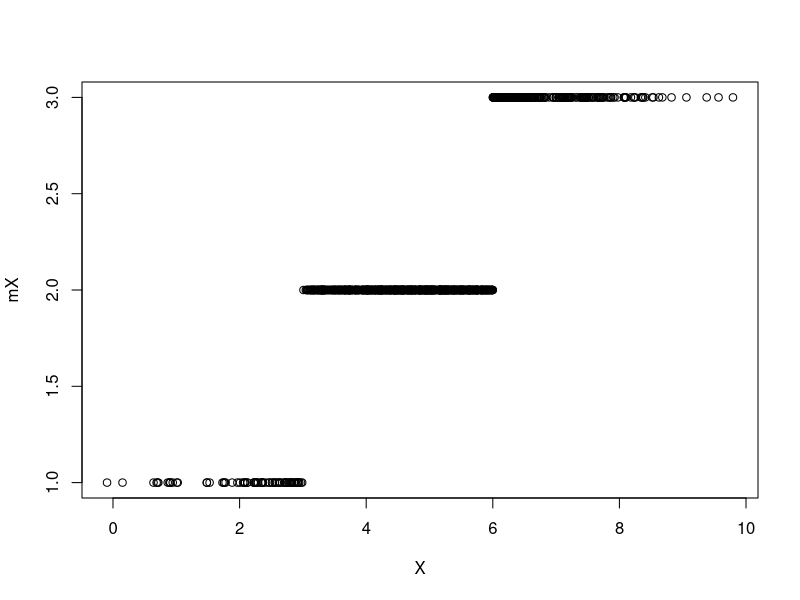
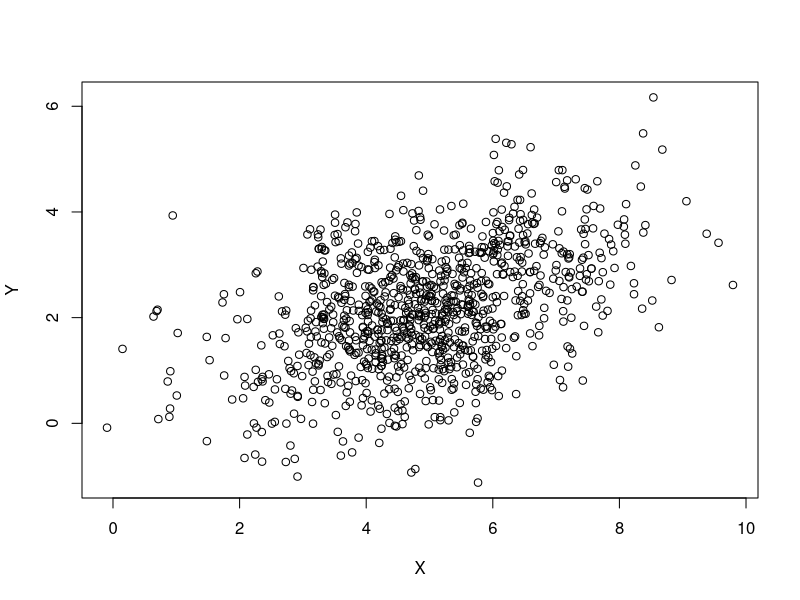
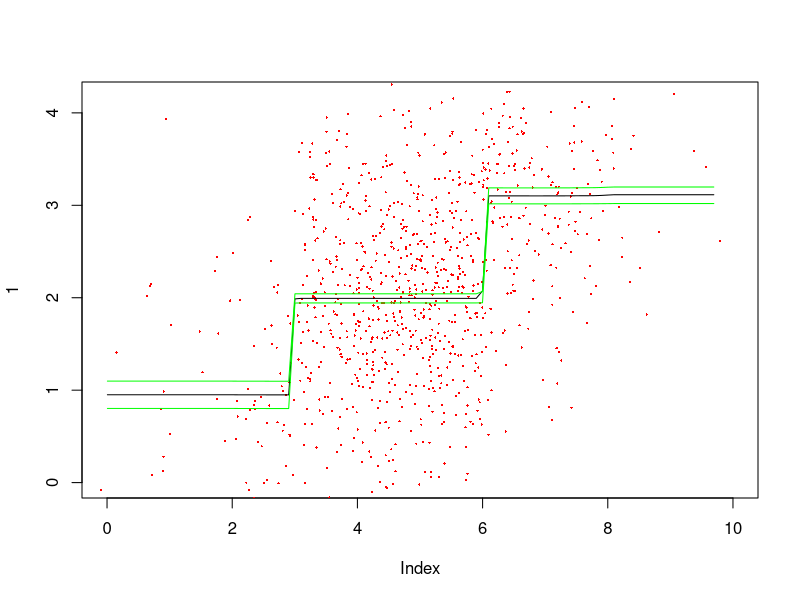
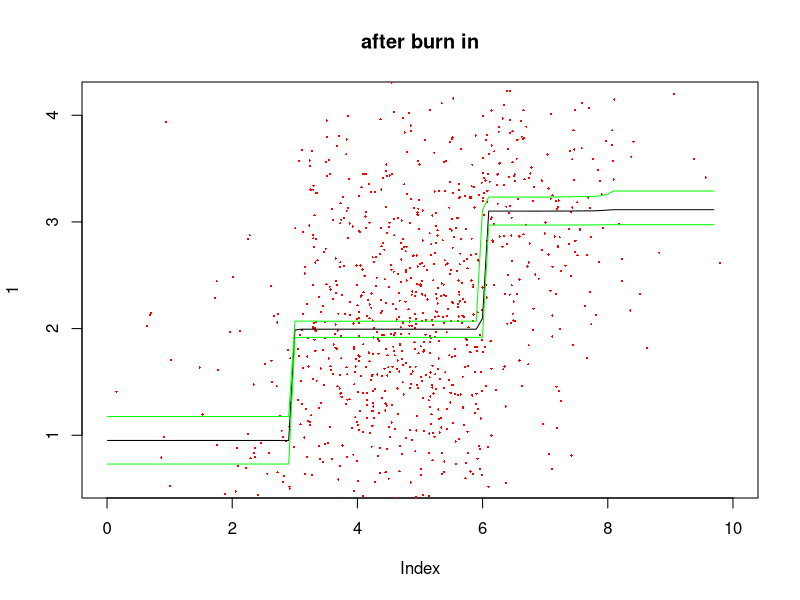

R code for these plots, in order:
# Author: Georgia Papadogeorgou
# Date: 9.27.2016
# Description: Doing RJ MCMC where I'm using the BIC approximation to the marginal
# likelihood of the data to update the cutoffs, and then I'm sampling the heights.

set.seed(1234)
N <- 1000
sigma <- 1
minX <- 0
maxX <- 10
X <- rnorm(N, mean = 5, sd = 1.5)
minX <- min(X)
maxX <- max(X)
true_means <- c(1, 2, 3)
true_cut <- c(3, 6)
mX <- true_means[1] * (X >= minX & X < true_cut[1]) +
  true_means[2] * (X >= true_cut[1] & X < true_cut[2]) +
  true_means[3] * (X >= true_cut[2])
Y <- rnorm(N, mean = mX, sd = sigma)
plot(X, mX)
plot(X, Y)

max_cutoffs <- 10
lambda <- 2  # Poisson parameter for number of breaks.

# Calculating the c parameter of bk, dk.
bk <- rep(0, max_cutoffs + 1)
names(bk) <- paste0('s=', c(0:max_cutoffs))
dk <- bk
etak <- bk
pik <- bk

for (ii in 0:(max_cutoffs - 1)) {  # Number of current cutoffs.
  bk[ii + 1] <- dpois(ii + 1, lambda = lambda) / dpois(ii, lambda = lambda)
  dk[ii + 2] <- dpois(ii, lambda = lambda) / dpois(ii + 1, lambda = lambda)
}
dk[length(dk)] <- dpois(max_cutoffs - 1, lambda = lambda) /
  dpois(max_cutoffs, lambda = lambda)
bk <- sapply(bk, function(x) min(x, 1))
dk <- sapply(dk, function(x) min(x, 1))

c <- 0.9 / max(bk + dk)
bk <- c * bk
dk <- c * dk
for (ii in 2:(max_cutoffs + 1)) {
  etak[ii] <- (1 - bk[ii] - dk[ii]) / 2
  pik[ii] <- etak[ii]
}
etak[1] <- 1 - bk[1]



uninf <- 100 ^ 2
Nsims <- 10000
heights <- NULL
heights[[1]] <- c(4, 2, 0)
cutoffs <- NULL
cutoffs[[1]] <- c(3, 6)
sigmas <- rep(NA, Nsims)
sigmas[1] <- 1
moves <- rep(NA, Nsims)
range_unif <- 1


min_obs <- 20
# moves correspond to 1 = 'H', 2 = 'P', 3 = 'B', 4 = 'D'.

D <- data.frame(X = X, Y = Y)


for (ii in 2:Nsims) {
  curr_cut <- length(cutoffs[[ii - 1]])
  moves[ii] <- sample(2:4, 1, prob = c(pik[curr_cut + 1], bk[curr_cut + 1],
                                       dk[curr_cut + 1]))

  if (moves[ii] == 2) {
    
    proposed_cutoffs <- cutoffs[[ii - 1]]
    
    # Which cutoff we will change.
    wh_cut <- sample(1:length(proposed_cutoffs), 1)
    cuts <- c(min(X), proposed_cutoffs, max(X))
    choose_from <- c(cuts[wh_cut], cuts[wh_cut + 2])
    proposed_cutoffs[wh_cut] <- runif(1, min = choose_from[1], max = choose_from[2])
    
    # Calculating the AR.
    sj <- cuts[wh_cut]
    sj1 <- cuts[wh_cut + 1]
    sj2 <- cuts[wh_cut + 2]
    sj1star <- proposed_cutoffs[wh_cut]
    wh1 <- which(X >= sj & X <= sj1)
    wh2 <- which(X > sj1 & X <= sj2)
    wh1star <- which(X >= sj & X <= sj1star)
    wh2star <- which(X > sj1star & X <= sj2)
    
    if (length(wh1star) > min_obs & length(wh2star) > min_obs) {
      lmod1 <- lm(Y ~ X, data = D[wh1, ])
      lmod2 <- lm(Y ~ X, data = D[wh2, ])
      lmod1star <- lm(Y ~ X, data = D[wh1star, ])
      lmod2star <- lm(Y ~ X, data = D[wh2star, ])
      logAR <- - 1 / 2 * (BIC(lmod1star) + BIC(lmod2star) - BIC(lmod1) - BIC(lmod2))

      # I think the additional term is the same as in Poisson, but I need to check.
      logAR <- logAR + log(choose_from[2] - proposed_cutoffs[wh_cut])
      logAR <- logAR + log(proposed_cutoffs[wh_cut] - choose_from[1])
      logAR <- logAR - log(choose_from[2] - cutoffs[[ii - 1]][wh_cut])
      logAR <- logAR + log(cutoffs[[ii - 1]][wh_cut] - choose_from[1])
      
      cutoffs[[ii]] <- cutoffs[[ii - 1]]
      if (log(runif(1)) < logAR) {
        cutoffs[[ii]] <- proposed_cutoffs
      }
    } else {
      cutoffs[[ii]] <- cutoffs[[ii - 1]]
    }
    
    # MOVE 3: Birth to a new cutoff.
  } else if (moves[ii] == 3) {
    
    # Choose the new cutoff.
    sstar <- runif(1, minX, maxX)
    proposed_cutoffs <- sort(c(cutoffs[[ii - 1]], sstar))
    wh_cut <- which(proposed_cutoffs == sstar)
    
    sj <- ifelse(wh_cut == 1, minX, proposed_cutoffs[wh_cut - 1])
    sj1 <- ifelse(wh_cut == curr_cut + 1, maxX, proposed_cutoffs[wh_cut + 1])

    # Calculating the acceptance probability.
    ## Likelihood ratio:
    if (sum(X > sj & X <= sstar) > min_obs &
        sum(X > sstar & X <= sj1) > min_obs) {
      
      lmod <- lm(Y ~ X, data = subset(D, X > sj & X <= sstar))
      lmod1 <- lm(Y ~ X, data = subset(D, X > sstar & X <= sj1))
      lmod_full <- lm(Y ~ X, data = subset(D, X > sj & X <= sj1))
      logAR <- - 1 / 2 * (BIC(lmod) + BIC(lmod1) - BIC(lmod_full))
      
      ## Prior ratio:
      # For the number of cutoffs:
      k <- length(cutoffs[[ii - 1]])
      logAR <- logAR + dpois(k + 1, lambda, log = TRUE)
      logAR <- logAR - dpois(k, lambda, log = TRUE)
      # For the cutoffs:
      logAR <- logAR + log(2 * (k + 1) * (2 * k + 3)) - log((maxX - minX) ^ 2)
      logAR <- logAR + log((sstar - sj) * (sj1 - sstar) / (sj1 - sj))
      
      ## Proposal ratio:
      logAR <- logAR + log(dk[k + 2] * (maxX - minX) / (bk[k + 1] * (k + 1)))
      ## Jacobian is equal to 1.
      
      cutoffs[[ii]] <- cutoffs[[ii - 1]]
      if (log(runif(1)) < logAR) {
        cutoffs[[ii]] <- proposed_cutoffs
      }
    } else {
      cutoffs[[ii]] <- cutoffs[[ii - 1]]
    }
    
    
    # MOVE 4: DEATH OF A CUTOFF.
  } else {
    
    # Choose the cutoff to drop.
    wh_drop <- sample(1:curr_cut, 1)
    drop_cut <- cutoffs[[ii - 1]][wh_drop]
    proposed_cutoffs <- setdiff(cutoffs[[ii - 1]], drop_cut)

    # Dropping sj1
    sj <- ifelse(wh_drop == 1, minX, proposed_cutoffs[wh_drop - 1])
    sj1 <- drop_cut
    sj2 <- ifelse(wh_drop == curr_cut, maxX, proposed_cutoffs[wh_drop])

    # Calculate the AR.
    
    lmod <- lm(Y ~ X, data = subset(D, X > sj & X <= sj1))
    lmod1 <- lm(Y ~ X, data = subset(D, X > sj1 & X <= sj2))
    lmod_full <- lm(Y ~ X, data = subset(D, X > sj & X <= sj2))
    logAR <- - 1 / 2 * (BIC(lmod_full) - BIC(lmod) - BIC(lmod1)) 
    
    # Add log prior ratio.
    # For the number of cutoffs:
    k <- length(cutoffs[[ii - 1]])
    logAR <- logAR + dpois(k - 1, lambda, log = TRUE) - dpois(k, lambda, log = TRUE)
    # For the cutoffs:
    logAR <- logAR + log((maxX - minX) ^ 2 / (2 * k * (2 * k - 1)))
    logAR <- logAR + log((sj2 - sj1) / ((sj1 - sj) * (sj2 - sj1)))
    
    # Add log proposal ratio.
    logAR <- logAR + log(bk[k] * k / (dk[k + 1] * (maxX - minX)))
    # Jacobian is 1.
    
    # Propose value and Accept/Reject.
    if (log(runif(1)) < logAR) {
      cutoffs[[ii]] <- proposed_cutoffs
    } else {
      cutoffs[[ii]] <- cutoffs[[ii - 1]]
    }
  }
}


for (ii in 2:Nsims) {
  cuts <- c(minX, cutoffs[[ii]], maxX)
  h <- numeric(length(cuts) - 1)
  for (cc in 1:(length(cuts) - 1)) {
    wh_obs <- which(D$X > cuts[cc] & D$X <= cuts[cc + 1])
    ssq_h <- 1 / (length(wh_obs) / sigmas[ii - 1] + 1 / uninf)
    mu_h <- ssq_h * sum(Y[wh_obs] / sigmas[ii - 1])
    h[cc] <- rnorm(1, mean = mu_h, sd = sqrt(ssq_h))
  }
  heights[[ii]] <- h
  sigmas[ii] <- sigmas[ii - 1]
}






pred_x <- seq(minX, maxX, length.out = 100)
pred_x <- pred_x[- c(1, length(pred_x))]
pred_y <- matrix(NA, nrow = length(pred_x), ncol = length(heights))
for (ii in 1:length(heights)) {
  cuts <- rep(cutoffs[[ii]], each = 2)
  cuts <- c(minX, cuts, maxX)
  for (cc in 1:(length(cuts) / 2)) {
    wh_obs <- which(pred_x > cuts[2 * cc - 1] & pred_x <= cuts[2 * cc])
    pred_y[wh_obs, ii] <- heights[[ii]][cc]
  }
}
plot(1, xlim = c(0, 10), type = 'n', ylim = range(pred_y))
points(X, Y, pch = 16, cex = 0.3, col = 'red')
lines(pred_x, apply(pred_y, 1, mean))
lines(pred_x, apply(pred_y, 1, function(x) quantile(x, probs = 0.1)), col = 'green')
lines(pred_x, apply(pred_y, 1, function(x) quantile(x, probs = 0.9)), col = 'green')

pred_y <- pred_y[, - c(1:2000)]
plot(1, xlim = c(0, 10), type = 'n', ylim = range(pred_y), main = 'after burn in')
points(X, Y, pch = 16, cex = 0.3, col = 'red')
lines(pred_x, apply(pred_y, 1, mean))
lines(pred_x, apply(pred_y, 1, function(x) quantile(x, probs = 0.025)), col = 'green')
lines(pred_x, apply(pred_y, 1, function(x) quantile(x, probs = 0.975)), col = 'green')







